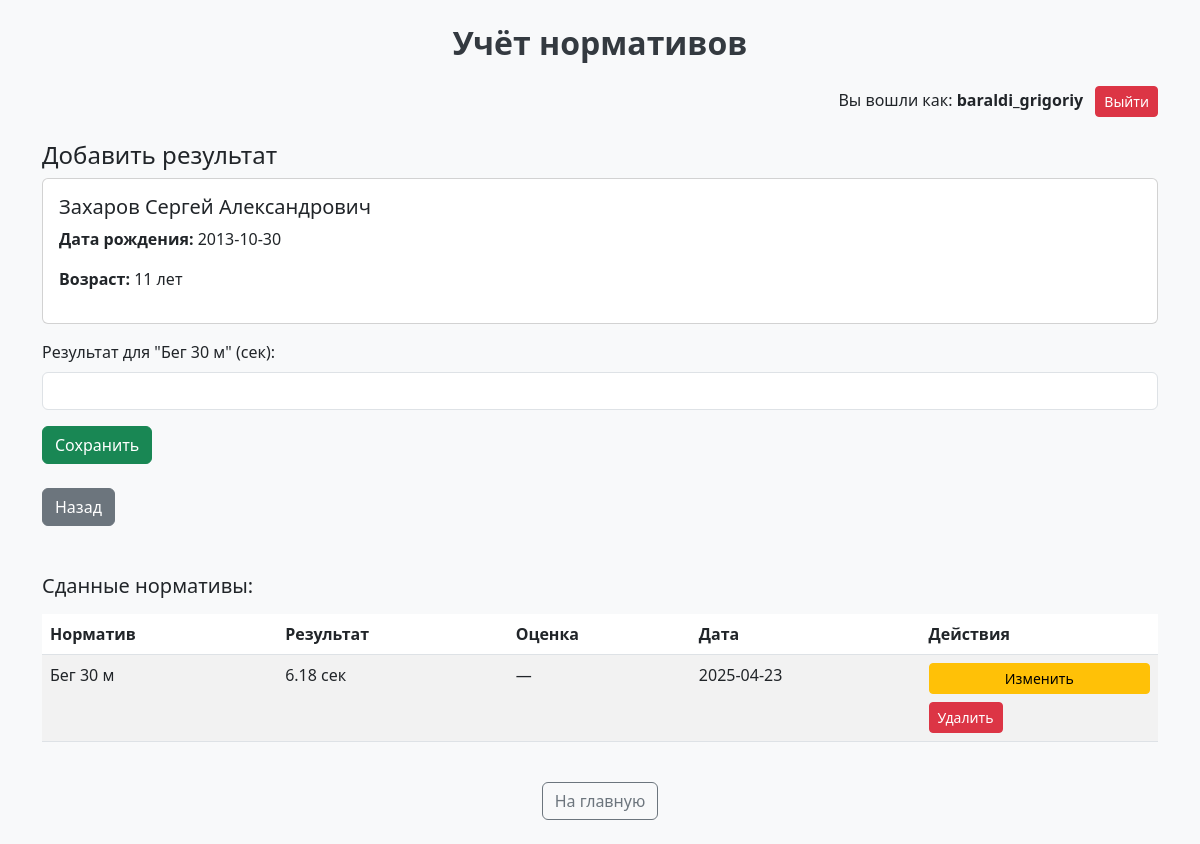
Page /add_result/616/1 (signed in) on the committed database.
### tables this page shows
CREATE TABLE Students (
    id INTEGER PRIMARY KEY AUTOINCREMENT,
    full_name TEXT NOT NULL,
    gender TEXT CHECK (gender IN ('М', 'Ж')) NOT NULL,
    birth_date DATE NOT NULL,
    class TEXT NOT NULL,
    department TEXT
, user_id INTEGER, height INTEGER, weight INTEGER, photo_filename TEXT);

CREATE TABLE "Normatives" (
	"id"	INTEGER,
	"name"	TEXT NOT NULL,
	"unit"	TEXT NOT NULL,
	"min_age"	INTEGER NOT NULL,
	"max_age"	INTEGER,
	"category"	TEXT NOT NULL,
	PRIMARY KEY("id" AUTOINCREMENT)
);

CREATE TABLE Results (
    id INTEGER PRIMARY KEY AUTOINCREMENT,
    student_id INTEGER NOT NULL,
    normative_id INTEGER NOT NULL,
    result_value REAL NOT NULL,
    result_date DATE NOT NULL,
    grade INTEGER,
    FOREIGN KEY (student_id) REFERENCES Students(id),
    FOREIGN KEY (normative_id) REFERENCES Normatives(id)
);

### server.py (the view)
@app.route('/add_result/<int:student_id>/<int:normative_id>', methods=['GET'])
def show_result_form(student_id, normative_id):
    conn = get_db_connection()
    student = conn.execute('SELECT * FROM Students WHERE id = ?', (student_id,)).fetchone()
    normative = conn.execute('SELECT * FROM Normatives WHERE id = ?', (normative_id,)).fetchone()
    if not student or not normative:
        conn.close()
        return "Ученик или норматив не найдены", 404
    birth_date = datetime.strptime(student['birth_date'], '%Y-%m-%d')
    today = datetime.today()
    age = today.year - birth_date.year - ((today.month, today.day) < (birth_date.month, birth_date.day))
    previous_results = conn.execute('''
        SELECT r.id, r.result_value, r.result_date, r.grade,
               n.name, n.unit
        FROM Results r
        JOIN Normatives n ON r.normative_id = n.id
        WHERE r.student_id = ?
        ORDER BY r.result_date DESC
    ''', (student_id,)).fetchall()
    conn.close()
    return render_template(
        'add_result.html',
        student=student,
        normative=normative,
        age=age,
        previous_results=previous_results
    )

### server.py (called while the page is built)
def get_db_connection():
    conn = sqlite3.connect(DB_PATH)
    conn.row_factory = sqlite3.Row
    return conn

### templates/add_result.html
{% extends 'base.html' %}
{% block content %}
<h4>Добавить результат</h4>
<div class="card mb-3 p-3">
    <h5>{{ student.full_name }}</h5>
    <p><strong>Дата рождения:</strong> {{ student.birth_date }}</p>
    <p><strong>Возраст:</strong> {{ age }} лет</p>
</div>
<form method="POST">
    <div class="mb-3">
        <label for="result" class="form-label">Результат для "{{ normative.name }}" ({{ normative.unit }}):</label>
        <input type="number" step="any" class="form-control" id="result" name="result" required>
    </div>
    <button type="submit" class="btn btn-success">Сохранить</button>
</form>
<a href="{{ url_for('select_student', department=student.department, class_name=student.class, normative_id=normative.id) }}" class="btn btn-secondary mt-4">Назад</a>
<h5 class="mt-5">Сданные нормативы:</h5>
{% if previous_results %}
    <table class="table table-striped mt-3">
        <thead>
            <tr>
                <th>Норматив</th>
                <th>Результат</th>
                <th>Оценка</th>
                <th>Дата</th>
                <th>Действия</th>
            </tr>
        </thead>
        <tbody>
        {% for r in previous_results %}
            <tr>
                <td>{{ r.name }}</td>
                <td>{{ r.result_value }} {{ r.unit }}</td>
                <td>{{ r.grade if r.grade else '—' }}</td>
                <td>{{ r.result_date }}</td>
                <td>
                    <div class="d-flex flex-column">
                        <a href="{{ url_for('edit_result', result_id=r.id) }}" class="btn btn-sm btn-warning mb-2">Изменить</a>
                        <form action="{{ url_for('delete_result', result_id=r.id) }}" method="post" style="display:inline;">
                            <button type="submit" class="btn btn-sm btn-danger" onclick="return confirm('Удалить результат?');">Удалить</button>
                        </form>
                    </div>
                </td>
            </tr>
        {% endfor %}
        </tbody>
    </table>
{% else %}
    <p class="text-muted">Нормативы ещё не сданы.</p>
{% endif %}
{% endblock %}

### templates/base.html (style rules this page uses)
body { background-color: #f8f9fa; }

### rows in the picture
Students: full_name "Захаров Сергей Александрович", birth_date "2013-10-30"
Normatives: name "Бег 30 м", unit "сек"
Results: name "Бег 30 м", result_value "6.18", unit "сек", grade "—", result_date "2025-04-23"

### other values in the picture
{{ session['username'] }} "baraldi_grigoriy"
